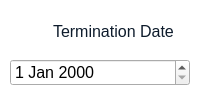
                       <widget class="QFrame" name="horizontalFrame_2">
                        <property name="sizePolicy">
                         <sizepolicy hsizetype="Preferred" vsizetype="Fixed">
                          <horstretch>0</horstretch>
                          <verstretch>0</verstretch>
                         </sizepolicy>
                        </property>
                        <property name="minimumSize">
                         <size>
                          <width>0</width>
                          <height>0</height>
                         </size>
                        </property>
                        <property name="styleSheet">
                         <string notr="true">QLabel{
	color: rgb(14, 28, 44);
	background-color: none;
}
QFrame{
background-color: rgb(255, 255, 255);
border-radius: 10px;
}
QLineEdit{
border: none;
background-color: rgb(255, 255, 255);
}</string>
                        </property>
                        <layout class="QVBoxLayout" name="verticalLayout_25">
                         <property name="leftMargin">
                          <number>10</number>
                         </property>
                         <property name="topMargin">
                          <number>10</number>
                         </property>
                         <property name="rightMargin">
                          <number>10</number>
                         </property>
                         <property name="bottomMargin">
                          <number>10</number>
                         </property>
                         <item>
                          <widget class="QFrame" name="horizontalFrame_2">
                           <property name="sizePolicy">
                            <sizepolicy hsizetype="Preferred" vsizetype="Fixed">
                             <horstretch>0</horstretch>
                             <verstretch>0</verstretch>
                            </sizepolicy>
                           </property>
                           <layout class="QHBoxLayout" name="horizontalLayout_35">
                            <property name="leftMargin">
                             <number>9</number>
                            </property>
                            <property name="topMargin">
                             <number>9</number>
                            </property>
                            <property name="rightMargin">
                             <number>9</number>
                            </property>
                            <property name="bottomMargin">
                             <number>9</number>
                            </property>
                            <item>
                             <widget class="QLabel" name="label_67">
                              <property name="sizePolicy">
                               <sizepolicy hsizetype="Fixed" vsizetype="Fixed">
                                <horstretch>0</horstretch>
                                <verstretch>0</verstretch>
                               </sizepolicy>
                              </property>
                              <property name="maximumSize">
                               <size>
                                <width>28</width>
                                <height>28</height>
                               </size>
                              </property>
                              <property name="text">
                               <string/>
                              </property>
                              <property name="pixmap">
                               <pixmap resource="resources.qrc">:/resources/employee-icons/hire_date.svg</pixmap>
                              </property>
                              <property name="scaledContents">
                               <bool>true</bool>
                              </property>
                             </widget>
                            </item>
                            <item>
                             <widget class="QLabel" name="label_68">
                              <property name="sizePolicy">
                               <sizepolicy hsizetype="Preferred" vsizetype="Fixed">
                                <horstretch>0</horstretch>
                                <verstretch>0</verstretch>
                               </sizepolicy>
                              </property>
                              <property name="font">
                               <font>
                                <pointsize>12</pointsize>
                               </font>
                              </property>
                              <property name="text">
                               <string>Termination Date</string>
                              </property>
                             </widget>
                            </item>
                           </layout>
                          </widget>
                         </item>
                         <item>
                          <widget class="QDateEdit" name="termination_date_dateEdit">
                           <property name="font">
                            <font>
                             <pointsize>12</pointsize>
                            </font>
                           </property>
                          </widget>
                         </item>
                        </layout>
                       </widget>
